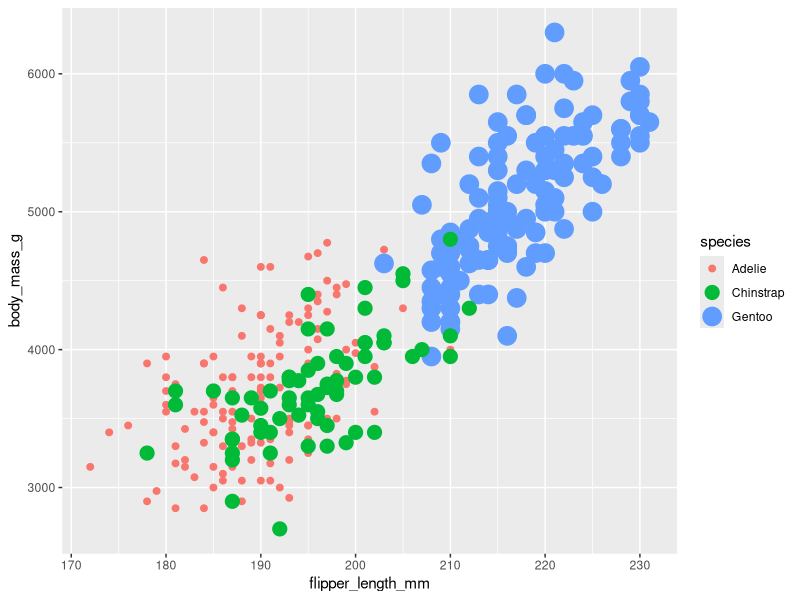

Recreate this plot in R.
library(ggplot2)
library(palmerpenguins)

ggplot(data=penguins)+
  geom_point(mapping=aes(x=flipper_length_mm,y=body_mass_g,colour=species, size=species))